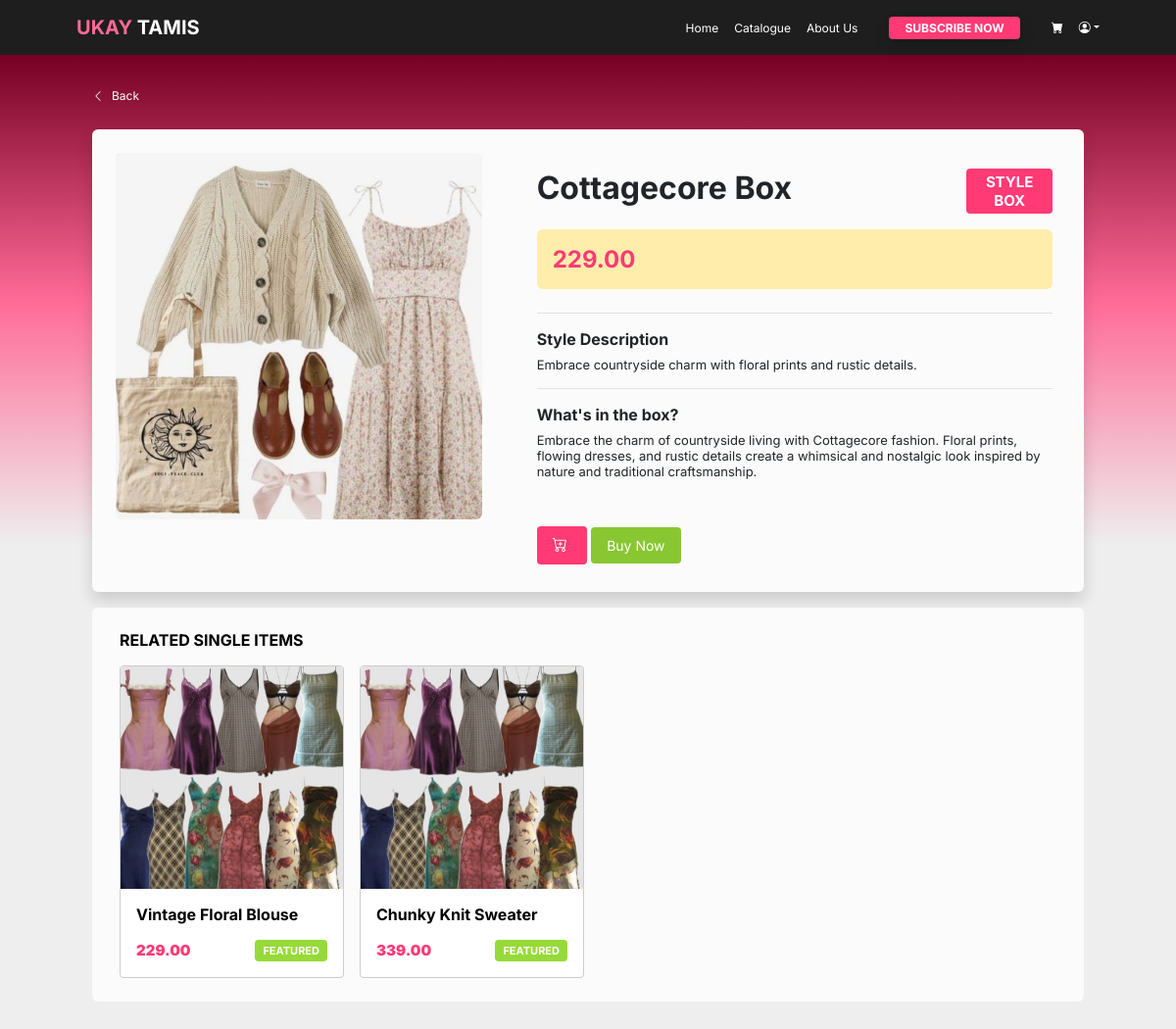
The page /style_box.php?style_id=style-0001 on the database its author committed.
### tables this page shows
CREATE TABLE `item` (
  `item_id` varchar(10) NOT NULL,
  `style_id` varchar(10) DEFAULT NULL,
  `item_name` varchar(100) DEFAULT NULL,
  `item_description` varchar(255) DEFAULT NULL,
  `style` varchar(50) DEFAULT NULL,
  `price` decimal(10,2) DEFAULT NULL,
  `size` enum('XS','S','M','L','XL','XXL') DEFAULT NULL,
  `color` varchar(50) DEFAULT NULL,
  `item_img_url` varchar(45) DEFAULT NULL,
  `transaction_id` int(11) DEFAULT NULL,
  `order_number` varchar(20) DEFAULT NULL
);

### server/get_style_page.php (called while the page is built)
<?php
    include('connection.php');
    if (isset($_GET['style_id'])) {
        $style_id = $_GET['style_id'];
        $stmt = $conn -> prepare ("SELECT * FROM style_box_details WHERE style_id = ?");
        $stmt -> bind_param("s", $style_id);
        $stmt -> execute();
        $style = $stmt -> get_result();
    } else {
        header('location: catalogue_page.php');
    }
?>

### server/get_related_item_style.php (called while the page is built)
<?php
    include('connection.php');
    if (isset($_GET['style_id'])) {
        $style_id = $_GET['style_id'];
        $stmt = $conn -> prepare ("SELECT * FROM item INNER JOIN style ON item.style_id = style.style_id WHERE item.style_id = ?");
        $stmt -> bind_param("s", $style_id);
        $stmt -> execute();
        $related_items = $stmt -> get_result();
    } else {
        header('location: catalogue_page.php');
    }
?>

### style_box.php (the view, shortened to what this page needs)
<!DOCTYPE html>
<html lang="en">
<head>
    <?php include 'head_resource.php';?>
    <link rel="stylesheet" href="css/style_box.css">
</head>
<body class="gray_bg2">
    <?php
        if (isset($_SESSION['logged_in'])) {
            include 'auth_nav_bar.php';
        } else {
            include 'nav_bar.php';
        }
    ?>
    <div class="container-fluid px-3 pt-1 gradient_pink center-align">
        <div class="container px-5 py-3">
            <div class="back_link p-2">
                <a class="border-0 p-2 rounded-1 justify-content-start text-decoration-none w-25" id="go_back" href="javascript:void(0)"><i class="bi bi-chevron-left me-2"></i>Back</a>
            </div>
            <?php include('server/get_style_page.php'); ?>
            <?php while ($row = $style->fetch_assoc()) { ?>
                <div class="row shadow rounded-2 m-3 gray_bg">
                    <div class="col-sm-5 m-0 p-4">
                        <div class="card overflow-hidden border-0">
                            <img src="resources/<?php echo $row['style_img_url']; ?>" alt="<?php echo $row['style']; ?>">
                        </div>
                    </div>
                    <div class="col-sm-7 m-0 py-4 px-3">
                        <div class="row m-0 p-3 pb-0 justify-content-between g-3">
                            <div class="col-sm-10 m-0 p-0">
                                <h2 class="bold_header align-content-center ps-0 mb-0 pb-0"><?php echo $row['style'] . ' ' . 'Box'; ?></h2>
                            </div>
                            <div class="col-sm-2 col-md-2 m-0 p-0 bold_header center-align align-content-center">
                                <p class="rounded-1 tag_pink px-2 py-1 m-0 center_text">STYLE BOX</p>
                            </div>
                        </div>
                        <div class="pt-3 px-3 mb-0">
                            <div class="m-0">
                                <h4 class="pink_highlight2 rounded-2 p-3 bold_header box_price"><?php echo $row['price']; ?></h4>
                            </div>
                        </div>
                        <div class="pt-3 px-3 mb-0">
                            <div class="border-top pt-3 pb-0 m-0">
                                <h6 class="bold_header">Style Description</h6>
                                <p class="box_desc m-0 p-0"><?php echo $row['style_description']; ?></p>
                            </div>
                        </div>
                        <div class="pt-3 px-3 pb-5 mb-0">
                            <div class="border-top pt-3 pb-0 m-0">
                                <h6 class="bold_header">What's in the box?</h6>
                                <p class="box_desc m-0 p-0"><?php echo $row['style_box_description']; ?></p>
                            </div>
                        </div>
                        <form method = "POST" action = "view_cart.php">
                            <div class="px-3 pt-0 m-0">
                                <div class="d-inline add_cart">
                                    <button class="btn btn-dark border-0 px-3 py-2 mb-1 rounded-1" type="submit" name ="add_to_cart"><i class="bi bi-cart-plus me-1"></i></button>
                                </div>
                                <div class="d-inline buy_now">
                                    <button class="btn btn-dark border-0 px-3 py-2 mb-1 rounded-1" type="submit">Buy Now</button>
                                </div>
                            </div>
                        </div>
                </div>
            <?php } ?>
            <div class="row rounded-2 m-3 p-2 gray_bg">
                <div class="mt-3 mb-0 ms-2 single_items">
                    <h6 class="mb-0">RELATED SINGLE ITEMS</h6>
                </div>
                <div class="row mt-0 mx-1 p-2 gx-3">
                    <?php include('server/get_related_item_style.php'); ?>
                    <?php while ($row = $related_items->fetch_assoc()) { ?>
                        <div class="col-sm-3 p-2">
                            <a href="item_page.php" class="text-decoration-none">
                                <div class="card overflow-hidden rounded-1 card_content item_card">
                                    <img src="resources/<?php echo $row['item_img_url']; ?>" class="img-fluid card-img-top rounded-top-1" alt="<?php echo $row['item_name']; ?>">
                                    <div class="card-body p-3">
                                        <p class="item_name"><?php echo $row['item_name']; ?></p>
                                        <div class="row p-0 d-flex justify-content-between">
                                            <div class="col-5 m-0 text-align-left">
                                                <p class="card-text item_price m-0"><?php echo $row['price']; ?></p>
                                            </div>
                                            <div class="col-6 m-0 bold_header center_text center_align justify-content-end">
                                                <p class="rounded-1 tag_green m-0 px-2 py-1">FEATURED</p>
                                            </div>
                                        </div>
                                    </div>
                                </div>
                            </a>
                        </div>
                    <?php } ?>
                </div>
            </div>
        </div>
    </div>
</body>
</html>

### css/main_style.css (style rules this page uses)
body { padding: 0; margin: 0; }
.bold_header { font-weight: bold; line-height: normal; }
.center_align { display: flex; align-items: center; justify-content: center; }
.center_text { text-align: center; }
.gray_bg { background: #fbfbfb; }
.gray_bg2 { background: #eeeeee; }
.gradient_pink { background-image: linear-gradient(180deg, #760024, #FF6A97, #eeeeee); position:static; width: auto; height: 500px; }
.pink_highlight2 { color: #ff3a75; }
p { padding: 0; font-size: 12px; }

### css/style_box.css (style rules this page uses)
.add_cart button, .add_cart button:hover { font-size: 15px; color: white; background-color: #ff3a75; }
.back_link a { font-size: 12px; color: #ffffff; }
.box_price { background: #FFEDAC; }
.box_desc { line-height: normal; font-size: 13px; }
.buy_now button, .buy_now button:hover { font-size: 14px; color: white; background-color: #88c731; }
.card_content { background-color: white; color: black; }
.card-text { font-size: 12px; font-weight: bold; color: #FF6A97; }
.item_card { border: 1px solid #ccc; transition: border-color 0.3s, box-shadow 0.3s; }
.item_name { font-size: 16px; font-weight: bold; color: black; line-height: normal; }
.item_price { font-size: 15px; font-weight: 900; color: #ff3a75; }
.single_items h6 { color: black; font-weight: bold; font-weight: bold; }
.tag_pink { background-color: #ff3a75; color: white; font-size: 15px; line-height: normal; }
.tag_green { background-color: #96DA39; color: white; font-size: 11px; line-height: normal; }

### head_resource.php (style rules this page uses)
body { font-family: 'Inter', sans-serif; }

### rows shown on the page
item: item_img_url (picture), item_name "Vintage Floral Blouse", price "229.00"
item: item_img_url (picture), item_name "Chunky Knit Sweater", price "339.00"

### other values the page prints
$row['style'] "Cottagecore"
$row['price'] "229.00"
$row['style_description'] "Embrace countryside charm with floral prints and rustic details."
